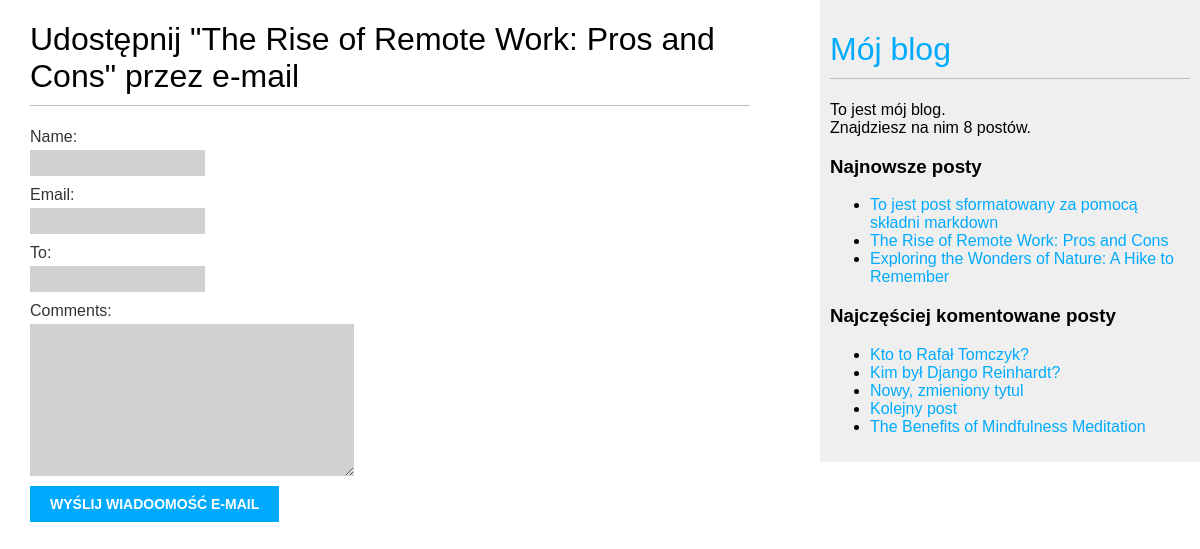
The page /blog/7/share/ on the database its author committed.
### blog/models.py (models this page shows, shortened)
class Post(models.Model):
    class Status(models.TextChoices):
        DRAFT = 'DF', 'Roboczy'
        PUBLISHED = 'PB', 'Opublikowany'
    title = models.CharField(max_length=250)
    slug = models.SlugField(max_length=250, unique_for_date='publish')
    author = models.ForeignKey(User, on_delete=models.CASCADE, related_name='blog_posts')
    body = models.TextField()
    publish = models.DateTimeField(default=timezone.now)
    created = models.DateTimeField(auto_now_add=True)
    updated = models.DateTimeField(auto_now=True)
    status = models.CharField(max_length=2, choices=Status.choices, default=Status.DRAFT)
    object = models.Manager()
    published = PublishedManager()
    tags = TaggableManager()
    class Meta:
        ordering = ['-publish']
        indexes = [
            models.Index(fields=['-publish'])
        ]
    def get_absolute_url(self):
        return reverse("blog:post_detail", args=[self.publish.year,
                                                 self.publish.month,
                                                 self.publish.day,
                                                 self.slug])

### blog/views.py (the view)
# urls.py: path('<int:post_id>/share/', views.post_share, name='post_share'),
def post_share(request, post_id):
    post = get_object_or_404(Post, id=post_id, status=Post.Status.PUBLISHED)
    sent = False
    if request.method == 'POST':
        form = EmailPostForm(request.POST)
        if form.is_valid():
            cd = form.cleaned_data
            post_url = request.build_absolute_uri(
                post.get_absolute_url())
            subject = f"{cd['name']} zaleca Ci przeczytanie {post.title}"
            message = f"Przeczytaj {post.title} pod adresem {post_url}\n\nkomentarze {cd['name']}: {cd['comments']}"
            send_mail(subject, message, 'rafal.tomczyk2000@gmail.com', [cd['to']])
            sent = True
    else:
        form = EmailPostForm()
    return render(request, 'blog/post/share.html', {'post': post,
                                                    'form': form,
                                                    'sent': sent})

### blog/forms.py
class EmailPostForm(forms.Form):
    name = forms.CharField(max_length=35)
    email = forms.EmailField()
    to = forms.EmailField()
    comments = forms.CharField(required=False, widget=forms.Textarea)

### blog/models.py (called while the page is built)
    def get_queryset(self):
        return super().get_queryset()\
            .filter(status=Post.Status.PUBLISHED)

### blog/templatetags/blog_tags.py (called while the page is built)
@register.simple_tag
def total_posts():
    return Post.published.count()

@register.inclusion_tag('blog/post/latest_posts.html')
def show_latest_posts(count=5):
    latest_posts = Post.published.order_by('-publish')[:count]
    return {'latest_posts': latest_posts}

@register.simple_tag
def get_most_commented_posts(count=5):
    return Post.published.annotate(total_comments=Count('comments')).order_by('-total_comments')[:count]

### blog/templates/blog/post/share.html (shortened to what this page needs)
{% extends "blog/base.html" %}
{% block content %}
    {% if sent %}
        <h1>Wiadomość e-mail została pomyślnie wysłana</h1>
        <p>
            "Wysłanie posta {{ post.title }}" do {{ form.cleaned_data.to }} zakończyło się sukcesem.
        </p>
    {% else %}
        <h1>Udostępnij "{{ post.title }}" przez e-mail</h1>
        <form method="post">
            {{ form.as_p}}
            <input type="submit" value="Wyślij wiadoomość e-mail">
        </form>
    {% endif %}
{% endblock %}

### blog/templates/blog/base.html (shortened to what this page needs)
{% load blog_tags %}
{% load static %}
<!DOCTYPE html>
<html>
<head>
    <link href="{% static 'css/blog.css' %}" rel="stylesheet">
</head>
<body>
    <div id="content">
        {% block content %}
        {% endblock %}
    </div>
    <div id="sidebar">
        <h1><a href="{% url 'blog:post_list' %}">Mój blog</a></h1>
        <p>To jest mój blog.<br>
            Znajdziesz na nim {% total_posts %} postów.
        </p>
        <h3>Najnowsze posty</h3>
        {% show_latest_posts 3 %}
        <h3>Najczęściej komentowane posty</h3>
        {% get_most_commented_posts as most_commented_posts %}
        <ul>
            {% for post in most_commented_posts %}
            <li>
                <a href="{{ post.get_absolute_url }}">{{ post.title }}</a>
            </li>
            {% endfor %}
        </ul>
    </div>
</body>
</html>

### blog/templates/blog/post/latest_posts.html
<ul>
    {% for post in latest_posts %}
        <li>
            <a href="{{post.get_absolute_url}}">{{post.title}}</a>
        </li>
    {%endfor%}
</ul>

### blog/static/css/blog.css (style rules this page uses)
body { margin:0; padding:0; font-family:helvetica, sans-serif; }
a { color:#00abff; text-decoration:none; }
h1 { font-weight:normal; border-bottom:1px solid #bbb; padding:0 0 10px 0; }
#content { float:left; width:60%; padding:0 0 0 30px; }
#sidebar { float:right; width:30%; padding:10px; background:#efefef; height:100%; }
label { float:left; clear:both; color:#333; margin-bottom:4px; }
input, textarea { clear:both; float:left; margin:0 0 10px; background:#d1d1d1; border:0; padding:6px 10px; font-size:12px; }
input[type=submit] { font-weight:bold; background:#00abff; color:#fff; padding:10px 20px; font-size:14px; text-transform:uppercase; }

### rows shown on the page
Post: title "The Rise of Remote Work: Pros and Cons"
Post: title "To jest post sformatowany za pomocą składni markdown"
Post: title "Exploring the Wonders of Nature: A Hike to Remember"
Post: title "Kto to Rafał Tomczyk?"
Post: title "Kim był Django Reinhardt?"
Post: title "Nowy, zmieniony tytul"
Post: title "Kolejny post"
Post: title "The Benefits of Mindfulness Meditation"
